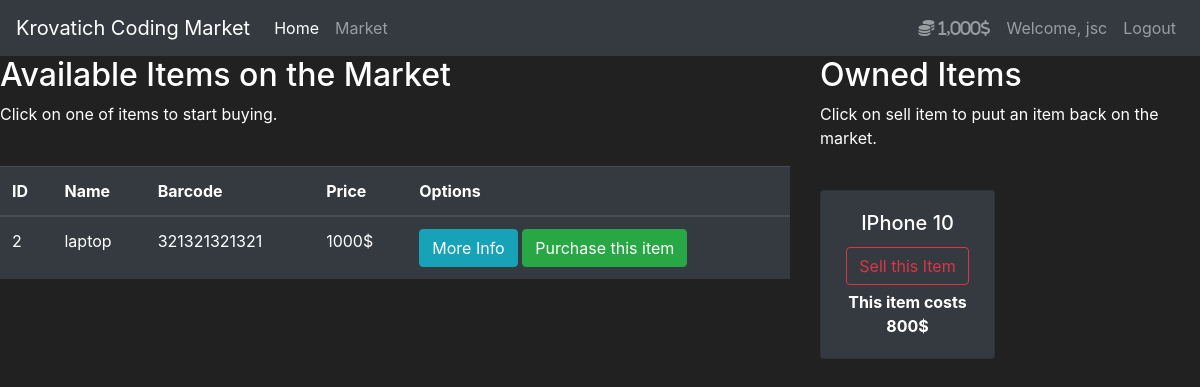
The app's page /market/ (signed in), older data.
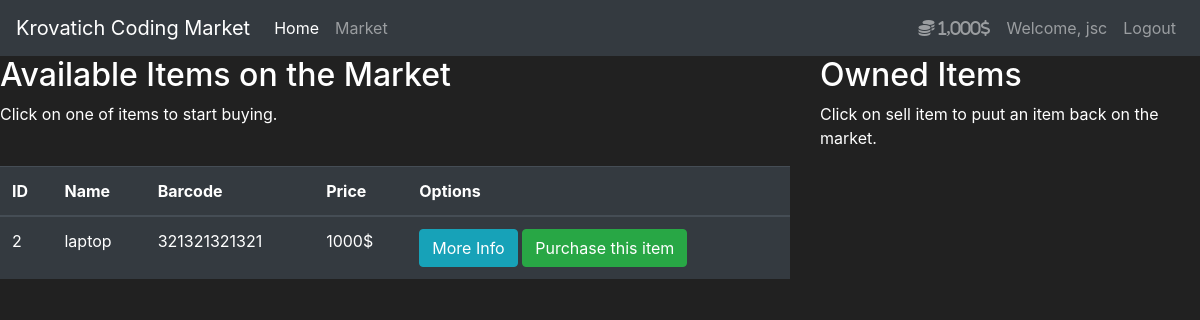
The same page, newer data.
### market/models.py (models this page shows, shortened)
class User(db.Model, UserMixin):
    id = db.Column(db.Integer(), primary_key=True)
    username = db.Column(db.String(length=30), unique=True, nullable=False)
    email_address = db.Column(db.String(length=50), unique=True, nullable=False)
    password_hash = db.Column(db.String(length=60), nullable=False)
    budget = db.Column(db.Integer(), nullable=False, default=1000)
    items = db.relationship('Item', backref='owned_user', lazy=True)
    @property
    def prettier_budget(self):
        if len(str(self.budget)) >= 4:
            return f'{str(self.budget)[:-3]},{str(self.budget)[-3:]}$'
        else:
            return f"{self.budget}$"
    @property
    def password(self):
        return self.password

class Item(db.Model):
    id = db.Column(db.Integer(), primary_key=True)
    name = db.Column(db.String(length=30), nullable=False, unique=True)
    price = db.Column(db.Integer(), nullable=False)
    barcode = db.Column(db.String(length=12), nullable=False, unique=True)
    description = db.Column(db.String(length=1024), nullable=False, unique=True)
    owner = db.Column(db.Integer(), db.ForeignKey('user.id'))

### market/routes.py (the view, shortened to what this page needs)
@app.route('/market/', methods=['GET', 'POST'])
@login_required
def market_page():
    selling_form = SellItemForm()
    purchase_form = PurchaseItemForm()
    if request.method == "GET":
        items = Item.query.filter_by(owner=None)
        owned_items = Item.query.filter_by(owner=current_user.id)
        return render_template('market.html', items=items,
         purchase_form=purchase_form, owned_items=owned_items, selling_form=selling_form)

### market/models.py (called while the page is built)
@login_manager.user_loader
def load_user(user_id):
    return User.query.get(int(user_id))

### market/templates/market.html (shortened to what this page needs)
{% extends 'base.html' %}
{% block content %}
<div class="row" stye="margin-top:20px; margin-left:20px;">
    <div class="col-8">
        <h2>Available Items on the Market</h2>
        <p>Click on one of items to start buying.</p>
        <br>
        <table class="table table-hover table-dark">
        <thead>
            <tr>
                <th scope="col">ID</th>
                <th scope="col">Name</th>
                <th scope="col">Barcode</th>
                <th scope="col">Price</th>
                <th scope="col">Options</th>
            </tr>
        </thead>
        <tbody>
            {% for item in items %}
                <tr>
                    <td>{{ item.id }}</td>
                    <td>{{ item.name }}</td>
                    <td>{{ item.barcode }}</td>
                    <td>{{ item.price }}$</td>
                    <td>
                        <button class="btn btn-outline btn-info" data-toggle="modal" data-target="#Modal-MoreInfo-{{item.id}}">More Info</button>
                        <button class="btn btn-outline btn-success" data-toggle="modal" data-target="#Modal-PurchaseConfirm-{{item.id}}">Purchase this item</button>
                    </td>
                </tr>
            {% endfor %}
        </tbody>
    </table></div>
    <div class="col-4">
        <h2>Owned Items</h2>
        <p>Click on sell item to puut an item back on the market.</p>
        <br>
        <div class="row">
            {% for owned_item in owned_items %}
                <div class="col-md-6">
                    <div style="margin-bottom: 5px" class="card text-center bg-dark">
                        <div class="card-body">
                            <h5 class="card-title">{{ owned_item.name }}</h5>
                            <button type="button" class="btn btn-outline-danger" style="margin-bottom: 5px"
                                    data-toggle="modal" data-target="#Modal-SellingConfirm-{{ owned_item.id }}">
                                Sell this Item
                            </button>
                            <p class="card-text"><strong>This item costs {{ owned_item.price }}$</strong></p>
                        </div>
                    </div>
                </div>
            {% endfor %}
        </div>
    </div>
</div>
{% endblock %}

### market/templates/base.html (shortened to what this page needs)
<!doctype html>
<html lang="en">
   <head>
      <link rel="stylesheet" href="https://cdn.jsdelivr.net/npm/bootstrap@4.5.3/dist/css/bootstrap.min.css">
   </head>
   <body>
        <nav class="navbar navbar-expand-md navbar-dark bg-dark">
            <a class="navbar-brand" href="#">Krovatich Coding Market</a>
            <div class="collapse navbar-collapse" id="navbarNav">
                <ul class="navbar-nav mr-auto">
                    <li class="nav-item active">
                        <a class="nav-link" href="{{ url_for('home_page') }}">Home <span class="sr-only">(current)</span></a>
                    </li>
                    <li class="nav-item">
                        <a class="nav-link" href="{{ url_for('market_page') }}">Market</a>
                    </li>
                </ul>
                {% if current_user.is_authenticated %}
                    <ul class="navbar-nav">
                        <li class="nav-item" style="color:lawngreen; font-weight:bold;">
                            <a class="nav-link"><i class="fas fa-coins"> {{ current_user.prettier_budget }}</i></a>
                        </li>
                        <li class="nav-item">
                            <a class="nav-link">Welcome, {{ current_user.username }}</a>
                        </li>
                        <li class="nav-item">
                            <a class="nav-link" href="{{ url_for('logout_page') }}">Logout</a>
                        </li>
                    </ul>
                {% endif %}
            </div>
        </nav>
        {% block content %}
        {% endblock %}
   </body>
</html>

### market/templates/base.html (style rules this page uses)
body { background-color: #212121; color: white }

Row changes from the older to the newer data that the page shows:
no longer on this page (row edited): Item: name "IPhone 10", price "800", shown under "Owned Items"
